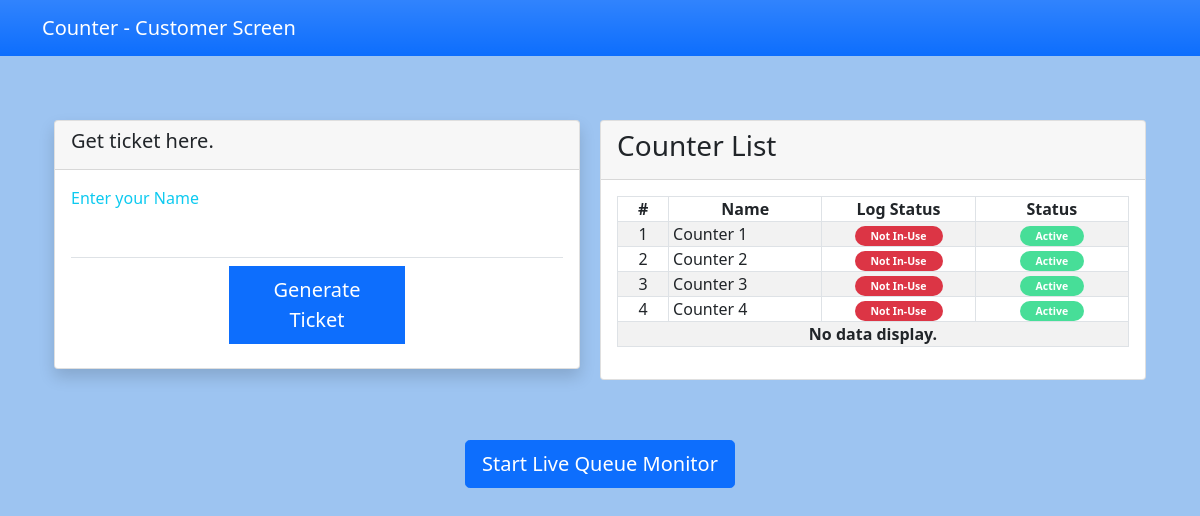
The page /queue_registration.php on the database its author committed.
### tables this page shows
CREATE TABLE `cashier_list` (
            `cashier_id` INTEGER NOT NULL PRIMARY KEY AUTOINCREMENT,
            `name` TEXT NOT NULL,
            `log_status` INTEGER NOT NULL DEFAULT 0,
            `status` INTEGER NOT NULL DEFAULT 1
        );

### queue_registration.php (the view, shortened to what this page needs)
<?php
require_once('DBConnection.php');
?>
<!DOCTYPE html>
<html lang="en">
<head>
    <link rel="stylesheet" href="./Font-Awesome-master/css/all.min.css">
    <link rel="stylesheet" href="./css/bootstrap.min.css">
    <link rel="stylesheet" href="./select2/css/select2.min.css">
    <link rel="stylesheet" href="./DataTables/datatables.min.css">
</head>
<body>
    <main>
        <nav class="navbar navbar-expand-lg navbar-dark bg-primary bg-gradient" id="topNavBar">
            <div class="container">
                <a class="navbar-brand" href="./">
                    Counter - Customer Screen
                </a>
            </div>
        </nav>
        <div class="container py-3" id="page-container">
            <div class="container-fluid py-5">
                <div style="display: flex; flex:100%" style="height: 20rem !important;">
                    <div style=" flex:50%">
                        <div class="row justify-content-center">
                            <div class="col-md-7s" style=" padding-right: 2rem !important; "  >
                                <div class="card rouded-0 shadow">
                                    <div class="card-header rounded-0">
                                        <div class="h5 card-title"> Get ticket here.</div>
                                    </div>
                                    <div class="card-body rounded-0">
                                        <form action="" id="queue-form">
                                            <div class="form-group">
                                                <label for="customer_name" class="control-label text-info">Enter your Name</label>
                                                <input type="text" id="customer_name" name="customer_name" autofocus autocomplete="off" class="form-control form-control-lg rounded-0 border-0 border-bottom" required>
                                            </div>
                                            <div class="form-group text-center my-2">
                                                <button class="btn-primary btn-lg btn col-sm-4 rounded-0" style="width: 11rem;" type='submit'>Generate Ticket</button>
                                            </div>
                                        </form>
                                    </div>
                                </div>
                            </div>
                        </div>
                    </div>
                    <div style=" flex:50% ;height: 20rem !important;">
                        <div class="card">
                            <div class="card-header d-flex justify-content-between">
                                <h3 class="card-title">Counter List</h3>
                            </div>
                            <div class="card-body">
                                <table class="table table-hover table-striped table-bordered">
                                    <colgroup>
                                        <col width="10%">
                                        <col width="30%">
                                        <col width="30%">
                                        <col width="30%">
                                    </colgroup>
                                    <thead>
                                        <tr>
                                            <th class="text-center p-0">#</th>
                                            <th class="text-center p-0">Name</th>
                                            <th class="text-center p-0">Log Status</th>
                                            <th class="text-center p-0">Status</th>
                                        </tr>
                                    </thead>
                                    <tbody>
                                        <?php
                                        $sql = "SELECT * FROM `cashier_list`  order by `name` asc";
                                        $qry = $conn->query($sql);
                                        $i = 1;
                                        while ($row = $qry->fetchArray()) :
                                        ?>
                                            <tr>
                                                <td class="text-center p-0"><?php echo $i++; ?></td>
                                                <td class="py-0 px-1"><?php echo $row['name'] ?></td>
                                                <td class="py-0 px-1 text-center">
                                                    <?php
                                                    if ($row['log_status'] == 1) {
                                                        echo  '<span class="py-1 px-3 badge rounded-pill bg-success"><small>In-Use</small></span>';
                                                    } else {
                                                        echo  '<span class="py-1 px-3 badge rounded-pill bg-danger"><small>Not In-Use</small></span>';
                                                    }
                                                    ?>
                                                </td>
                                                <td class="py-0 px-1 text-center">
                                                    <?php
                                                    if ($row['status'] == 1) {
                                                        echo  '<span class="py-1 px-3 badge rounded-pill bg-success"><small>Active</small></span>';
                                                    } else {
                                                        echo  '<span class="py-1 px-3 badge rounded-pill bg-danger"><small>In-Active</small></span>';
                                                    }
                                                    ?>
                                                </td>
                                            </tr>
                                        <?php endwhile; ?>
                                        <?php if (!$qry->fetchArray()) : ?>
                                            <tr>
                                                <th class="text-center p-0" colspan="5">No data display.</th>
                                            </tr>
                                        <?php endif; ?>
                                    </tbody>
                                </table>
                            </div>
                        </div>
                    </div>
                </div>
                <div class="container-fluid">
                            <center><button class="btn btn-lg btn-primary " id="start" type="button">Start Live Queue Monitor</button>
                            </center>
                        </div>
            </div>
        </div>
    </main>
</body>
</html>

### queue_registration.php (style rules this page uses)
:root { --bs-success-rgb: 71, 222, 152 !important; }
html, body { height: 100%; width: 100%; background-color: #9dc4f1 !important; }
.form-control.border-0 { transition: border .2s cubic-bezier(0.4, 0, 1, 1); }

### rows shown on the page
cashier_list: name "Counter 1", log_status "Not In-Use", status "Active"
cashier_list: name "Counter 2", log_status "Not In-Use", status "Active"
cashier_list: name "Counter 3", log_status "Not In-Use", status "Active"
cashier_list: name "Counter 4", log_status "Not In-Use", status "Active"
